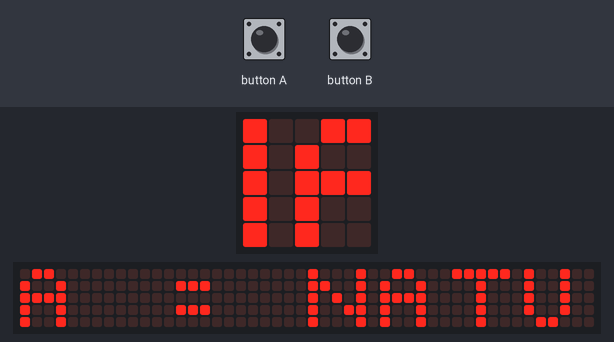
A program run on a simulated BBC micro:bit (MakeCode). Shown: the board's 5×5 LED display, a strip that is not on the board, showing the scrolling text unrolled. The inputs (shaded band) are chosen by the test bench. Random numbers come from a fixed seed; the 48×5 strip is a reading aid, not a part: it shows the text the display is scrolling, unrolled, one strip-width of it at a time.

Above: at 5.0 s.
5.1 s: button B pressed for 0.15 s
At 5.4 s:
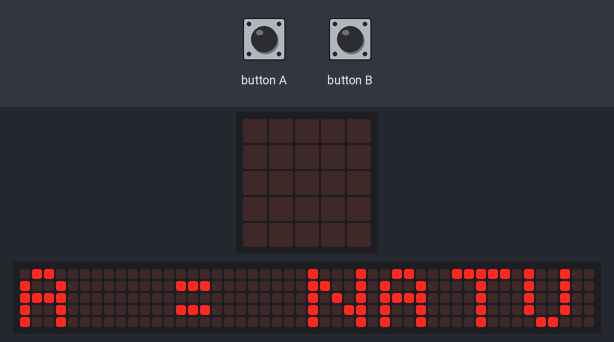
At 5.77 s:
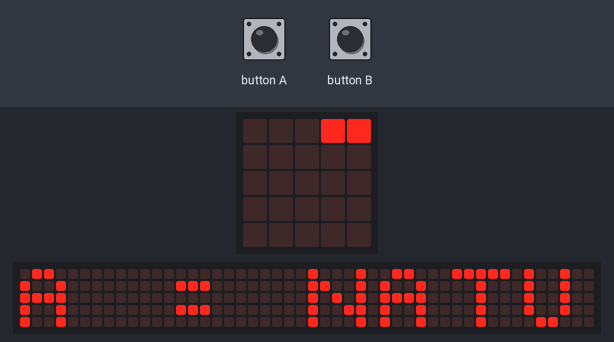
7.8 s: button A pressed for 0.15 s
10.5 s: button A pressed for 0.15 s
At 16.0 s:
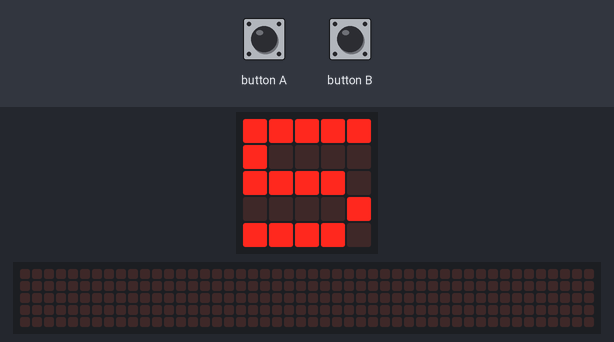

The program:

main.ts
```typescript
input.onButtonPressed(Button.A, function () {
    basic.showNumber(randint(1, 10))
})
input.onButtonPressed(Button.B, function () {
    basic.clearScreen()
    basic.pause(500)
    signo = randint(0, 1)
    if (signo == 0) {
        basic.showLeds(`
            . . # . .
            . . # . .
            # # # # #
            . . # . .
            . . # . .
            `)
    } else {
        basic.showLeds(`
            . . . . .
            . . . . .
            # # # # #
            . . . . .
            . . . . .
            `)
    }
    basic.pause(1000)
    basic.showNumber(randint(1, 10))
})
let signo = 0
basic.showString("A = NATURALES")
basic.pause(500)
basic.showString("B = ENTEROS")
```

test.ts
```typescript
// aquí va el archivo "tests"; esto no se compilará cuando este paquete se utilice como una extensión.
```
